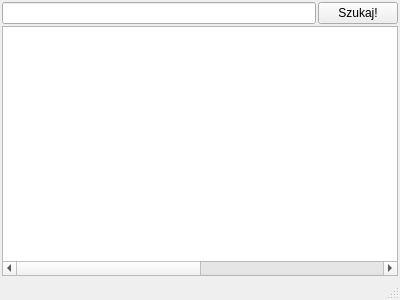
<?xml version="1.0" encoding="UTF-8"?>
<ui version="4.0">
 <class>MainWindow</class>
 <widget class="QMainWindow" name="MainWindow">
  <property name="geometry">
   <rect>
    <x>0</x>
    <y>0</y>
    <width>400</width>
    <height>300</height>
   </rect>
  </property>
  <property name="windowTitle">
   <string>MainWindow</string>
  </property>
  <widget class="QWidget" name="centralWidget">
   <layout class="QVBoxLayout" name="verticalLayout">
    <property name="spacing">
     <number>2</number>
    </property>
    <property name="margin">
     <number>2</number>
    </property>
    <item>
     <layout class="QHBoxLayout" name="horizontalLayout">
      <property name="spacing">
       <number>2</number>
      </property>
      <item>
       <widget class="QLineEdit" name="lineEdit"/>
      </item>
      <item>
       <widget class="QPushButton" name="pushButton">
        <property name="text">
         <string>Szukaj!</string>
        </property>
       </widget>
      </item>
     </layout>
    </item>
    <item>
     <widget class="QTableWidget" name="tableWidget">
      <property name="columnCount">
       <number>2</number>
      </property>
      <attribute name="horizontalHeaderVisible">
       <bool>false</bool>
      </attribute>
      <attribute name="horizontalHeaderDefaultSectionSize">
       <number>200</number>
      </attribute>
      <attribute name="horizontalHeaderStretchLastSection">
       <bool>true</bool>
      </attribute>
      <attribute name="verticalHeaderVisible">
       <bool>false</bool>
      </attribute>
      <column/>
      <column/>
     </widget>
    </item>
   </layout>
  </widget>
  <widget class="QStatusBar" name="statusBar"/>
 </widget>
 <layoutdefault spacing="6" margin="11"/>
 <resources/>
 <connections/>
</ui>
